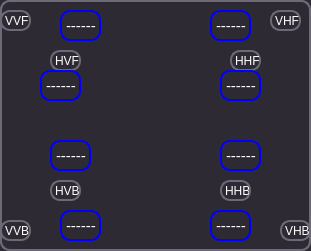
         <widget class="QFrame" name="frame">
          <property name="geometry">
           <rect>
            <x>0</x>
            <y>250</y>
            <width>311</width>
            <height>251</height>
           </rect>
          </property>
          <property name="sizePolicy">
           <sizepolicy hsizetype="MinimumExpanding" vsizetype="Expanding">
            <horstretch>5</horstretch>
            <verstretch>0</verstretch>
           </sizepolicy>
          </property>
          <property name="styleSheet">
           <string notr="true">QWidget {
    background-color: #6E6976;
}

QFrame {
    background-color: #2E2A33;
    border: 2px solid #6E6976;
    border-radius: 10px;
}

QPushButton {
    background-color: #2E2A33;
    border: 2px solid #6E6976;
    border-radius: 10px;
    color: #FFFFFF;
    padding: 5px;
}

QPushButton:hover {
    background-color: #6E6976;
    color: #FFFFFF;
}

QLineEdit {
    background-color: #2E2A33;
    border: 2px solid #6E6976;
    border-radius: 10px;
    color: #FFFFFF;
    padding: 5px;
}

QLabel {
    color: #FFFFFF;
}
</string>
          </property>
          <property name="frameShape">
           <enum>QFrame::StyledPanel</enum>
          </property>
          <property name="frameShadow">
           <enum>QFrame::Raised</enum>
          </property>
          <widget class="QLabel" name="label_2">
           <property name="geometry">
            <rect>
             <x>0</x>
             <y>0</y>
             <width>311</width>
             <height>251</height>
            </rect>
           </property>
           <property name="sizePolicy">
            <sizepolicy hsizetype="MinimumExpanding" vsizetype="Expanding">
             <horstretch>5</horstretch>
             <verstretch>0</verstretch>
            </sizepolicy>
           </property>
           <property name="text">
            <string/>
           </property>
           <property name="pixmap">
            <pixmap resource="../resources.qrc">:/rov/E:/image.png</pixmap>
           </property>
           <property name="scaledContents">
            <bool>true</bool>
           </property>
          </widget>
          <widget class="QLabel" name="label_3">
           <property name="geometry">
            <rect>
             <x>0</x>
             <y>10</y>
             <width>31</width>
             <height>21</height>
            </rect>
           </property>
           <property name="sizePolicy">
            <sizepolicy hsizetype="MinimumExpanding" vsizetype="Expanding">
             <horstretch>5</horstretch>
             <verstretch>0</verstretch>
            </sizepolicy>
           </property>
           <property name="text">
            <string>VVF</string>
           </property>
          </widget>
          <widget class="QLabel" name="label_4">
           <property name="geometry">
            <rect>
             <x>50</x>
             <y>50</y>
             <width>31</width>
             <height>21</height>
            </rect>
           </property>
           <property name="sizePolicy">
            <sizepolicy hsizetype="MinimumExpanding" vsizetype="Expanding">
             <horstretch>5</horstretch>
             <verstretch>0</verstretch>
            </sizepolicy>
           </property>
           <property name="text">
            <string>HVF</string>
           </property>
          </widget>
          <widget class="QLabel" name="label_5">
           <property name="geometry">
            <rect>
             <x>50</x>
             <y>180</y>
             <width>31</width>
             <height>21</height>
            </rect>
           </property>
           <property name="sizePolicy">
            <sizepolicy hsizetype="MinimumExpanding" vsizetype="Expanding">
             <horstretch>5</horstretch>
             <verstretch>0</verstretch>
            </sizepolicy>
           </property>
           <property name="text">
            <string>HVB</string>
           </property>
          </widget>
          <widget class="QLabel" name="label_6">
           <property name="geometry">
            <rect>
             <x>0</x>
             <y>220</y>
             <width>31</width>
             <height>21</height>
            </rect>
           </property>
           <property name="sizePolicy">
            <sizepolicy hsizetype="MinimumExpanding" vsizetype="Expanding">
             <horstretch>5</horstretch>
             <verstretch>0</verstretch>
            </sizepolicy>
           </property>
           <property name="text">
            <string>VVB</string>
           </property>
          </widget>
          <widget class="QLabel" name="label_7">
           <property name="geometry">
            <rect>
             <x>270</x>
             <y>10</y>
             <width>31</width>
             <height>21</height>
            </rect>
           </property>
           <property name="sizePolicy">
            <sizepolicy hsizetype="MinimumExpanding" vsizetype="Expanding">
             <horstretch>5</horstretch>
             <verstretch>0</verstretch>
            </sizepolicy>
           </property>
           <property name="text">
            <string>VHF</string>
           </property>
          </widget>
          <widget class="QLabel" name="label_8">
           <property name="geometry">
            <rect>
             <x>230</x>
             <y>50</y>
             <width>31</width>
             <height>21</height>
            </rect>
           </property>
           <property name="sizePolicy">
            <sizepolicy hsizetype="MinimumExpanding" vsizetype="Expanding">
             <horstretch>5</horstretch>
             <verstretch>0</verstretch>
            </sizepolicy>
           </property>
           <property name="text">
            <string>HHF</string>
           </property>
          </widget>
          <widget class="QLabel" name="label_9">
           <property name="geometry">
            <rect>
             <x>220</x>
             <y>180</y>
             <width>31</width>
             <height>21</height>
            </rect>
           </property>
           <property name="sizePolicy">
            <sizepolicy hsizetype="MinimumExpanding" vsizetype="Expanding">
             <horstretch>5</horstretch>
             <verstretch>0</verstretch>
            </sizepolicy>
           </property>
           <property name="text">
            <string>HHB</string>
           </property>
          </widget>
          <widget class="QLabel" name="label_10">
           <property name="geometry">
            <rect>
             <x>280</x>
             <y>220</y>
             <width>31</width>
             <height>21</height>
            </rect>
           </property>
           <property name="sizePolicy">
            <sizepolicy hsizetype="MinimumExpanding" vsizetype="Expanding">
             <horstretch>5</horstretch>
             <verstretch>0</verstretch>
            </sizepolicy>
           </property>
           <property name="text">
            <string>VHB</string>
           </property>
          </widget>
          <widget class="QLabel" name="labelVVF">
           <property name="geometry">
            <rect>
             <x>60</x>
             <y>10</y>
             <width>41</width>
             <height>31</height>
            </rect>
           </property>
           <property name="sizePolicy">
            <sizepolicy hsizetype="MinimumExpanding" vsizetype="Expanding">
             <horstretch>5</horstretch>
             <verstretch>0</verstretch>
            </sizepolicy>
           </property>
           <property name="styleSheet">
            <string notr="true">QWidget {
    background-color: #6E6976;
    font-size: 15px;
}

QFrame {
    background-color: #2E2A33;
    border: 2px solid blue;
    border-radius: 10px;
    font-size: 15px;
}

QPushButton {
    background-color: #2E2A33;
    border: 2px solid blue;
    border-radius: 10px;
    color: #FFFFFF;
    padding: 5px;
    font-size: 15px;
}

QPushButton:hover {
    background-color: #6E6976;
    color: #FFFFFF;
}

QLineEdit {
    background-color: #2E2A33;
    border: 2px solid blue;
    border-radius: 10px;
    color: #FFFFFF;
    padding: 5px;
    font-size: 15px;
}

QLabel {
    color: #FFFFFF;
    font-size: 15px;
}</string>
           </property>
           <property name="text">
            <string>------</string>
           </property>
          </widget>
          <widget class="QLabel" name="labelVHF">
           <property name="geometry">
            <rect>
             <x>210</x>
             <y>10</y>
             <width>41</width>
             <height>31</height>
            </rect>
           </property>
           <property name="sizePolicy">
            <sizepolicy hsizetype="MinimumExpanding" vsizetype="Expanding">
             <horstretch>5</horstretch>
             <verstretch>0</verstretch>
            </sizepolicy>
           </property>
           <property name="styleSheet">
            <string notr="true">QWidget {
    background-color: #6E6976;
    font-size: 15px;
}

QFrame {
    background-color: #2E2A33;
    border: 2px solid blue;
    border-radius: 10px;
    font-size: 15px;
}

QPushButton {
    background-color: #2E2A33;
    border: 2px solid blue;
    border-radius: 10px;
    color: #FFFFFF;
    padding: 5px;
    font-size: 15px;
}

QPushButton:hover {
    background-color: #6E6976;
    color: #FFFFFF;
}

QLineEdit {
    background-color: #2E2A33;
    border: 2px solid blue;
    border-radius: 10px;
    color: #FFFFFF;
    padding: 5px;
    font-size: 15px;
}

QLabel {
    color: #FFFFFF;
    font-size: 15px;
}</string>
           </property>
           <property name="text">
            <string>------</string>
           </property>
          </widget>
          <widget class="QLabel" name="labelHHF">
           <property name="geometry">
            <rect>
             <x>220</x>
             <y>70</y>
             <width>41</width>
             <height>31</height>
            </rect>
           </property>
           <property name="sizePolicy">
            <sizepolicy hsizetype="MinimumExpanding" vsizetype="Expanding">
             <horstretch>5</horstretch>
             <verstretch>0</verstretch>
            </sizepolicy>
           </property>
           <property name="styleSheet">
            <string notr="true">QWidget {
    background-color: #6E6976;
    font-size: 15px;
}

QFrame {
    background-color: #2E2A33;
    border: 2px solid blue;
    border-radius: 10px;
    font-size: 15px;
}

QPushButton {
    background-color: #2E2A33;
    border: 2px solid blue;
    border-radius: 10px;
    color: #FFFFFF;
    padding: 5px;
    font-size: 15px;
}

QPushButton:hover {
    background-color: #6E6976;
    color: #FFFFFF;
}

QLineEdit {
    background-color: #2E2A33;
    border: 2px solid blue;
    border-radius: 10px;
    color: #FFFFFF;
    padding: 5px;
    font-size: 15px;
}

QLabel {
    color: #FFFFFF;
    font-size: 15px;
}</string>
           </property>
           <property name="text">
            <string>------</string>
           </property>
          </widget>
          <widget class="QLabel" name="labelHHB">
           <property name="geometry">
            <rect>
             <x>220</x>
             <y>140</y>
             <width>41</width>
             <height>31</height>
            </rect>
           </property>
           <property name="sizePolicy">
            <sizepolicy hsizetype="MinimumExpanding" vsizetype="Expanding">
             <horstretch>5</horstretch>
             <verstretch>0</verstretch>
            </sizepolicy>
           </property>
           <property name="styleSheet">
            <string notr="true">QWidget {
    background-color: #6E6976;
    font-size: 15px;
}

QFrame {
    background-color: #2E2A33;
    border: 2px solid blue;
    border-radius: 10px;
    font-size: 15px;
}

QPushButton {
    background-color: #2E2A33;
    border: 2px solid blue;
    border-radius: 10px;
    color: #FFFFFF;
    padding: 5px;
    font-size: 15px;
}

QPushButton:hover {
    background-color: #6E6976;
    color: #FFFFFF;
}

QLineEdit {
    background-color: #2E2A33;
    border: 2px solid blue;
    border-radius: 10px;
    color: #FFFFFF;
    padding: 5px;
    font-size: 15px;
}

QLabel {
    color: #FFFFFF;
    font-size: 15px;
}</string>
           </property>
           <property name="text">
            <string>------</string>
           </property>
          </widget>
          <widget class="QLabel" name="labelVHB">
           <property name="geometry">
            <rect>
             <x>210</x>
             <y>210</y>
             <width>41</width>
             <height>31</height>
            </rect>
           </property>
           <property name="sizePolicy">
            <sizepolicy hsizetype="MinimumExpanding" vsizetype="Expanding">
             <horstretch>5</horstretch>
             <verstretch>0</verstretch>
            </sizepolicy>
           </property>
           <property name="styleSheet">
            <string notr="true">QWidget {
    background-color: #6E6976;
    font-size: 15px;
}

QFrame {
    background-color: #2E2A33;
    border: 2px solid blue;
    border-radius: 10px;
    font-size: 15px;
}

QPushButton {
    background-color: #2E2A33;
    border: 2px solid blue;
    border-radius: 10px;
    color: #FFFFFF;
    padding: 5px;
    font-size: 15px;
}

QPushButton:hover {
    background-color: #6E6976;
    color: #FFFFFF;
}

QLineEdit {
    background-color: #2E2A33;
    border: 2px solid blue;
    border-radius: 10px;
    color: #FFFFFF;
    padding: 5px;
    font-size: 15px;
}

QLabel {
    color: #FFFFFF;
    font-size: 15px;
}</string>
           </property>
           <property name="text">
            <string>------</string>
           </property>
          </widget>
          <widget class="QLabel" name="labelVVB">
           <property name="geometry">
            <rect>
             <x>60</x>
             <y>210</y>
             <width>41</width>
             <height>31</height>
            </rect>
           </property>
           <property name="sizePolicy">
            <sizepolicy hsizetype="MinimumExpanding" vsizetype="Expanding">
             <horstretch>5</horstretch>
             <verstretch>0</verstretch>
            </sizepolicy>
           </property>
           <property name="styleSheet">
            <string notr="true">QWidget {
    background-color: #6E6976;
    font-size: 15px;
}

QFrame {
    background-color: #2E2A33;
    border: 2px solid blue;
    border-radius: 10px;
    font-size: 15px;
}

QPushButton {
    background-color: #2E2A33;
    border: 2px solid blue;
    border-radius: 10px;
    color: #FFFFFF;
    padding: 5px;
    font-size: 15px;
}

QPushButton:hover {
    background-color: #6E6976;
    color: #FFFFFF;
}

QLineEdit {
    background-color: #2E2A33;
    border: 2px solid blue;
    border-radius: 10px;
    color: #FFFFFF;
    padding: 5px;
    font-size: 15px;
}

QLabel {
    color: #FFFFFF;
    font-size: 15px;
}</string>
           </property>
           <property name="text">
            <string>------</string>
           </property>
          </widget>
          <widget class="QLabel" name="labelHVB">
           <property name="geometry">
            <rect>
             <x>50</x>
             <y>140</y>
             <width>41</width>
             <height>31</height>
            </rect>
           </property>
           <property name="sizePolicy">
            <sizepolicy hsizetype="MinimumExpanding" vsizetype="Expanding">
             <horstretch>5</horstretch>
             <verstretch>0</verstretch>
            </sizepolicy>
           </property>
           <property name="styleSheet">
            <string notr="true">QWidget {
    background-color: #6E6976;
    font-size: 15px;
}

QFrame {
    background-color: #2E2A33;
    border: 2px solid blue;
    border-radius: 10px;
    font-size: 15px;
}

QPushButton {
    background-color: #2E2A33;
    border: 2px solid blue;
    border-radius: 10px;
    color: #FFFFFF;
    padding: 5px;
    font-size: 15px;
}

QPushButton:hover {
    background-color: #6E6976;
    color: #FFFFFF;
}

QLineEdit {
    background-color: #2E2A33;
    border: 2px solid blue;
    border-radius: 10px;
    color: #FFFFFF;
    padding: 5px;
    font-size: 15px;
}

QLabel {
    color: #FFFFFF;
    font-size: 15px;
}</string>
           </property>
           <property name="text">
            <string>------</string>
           </property>
          </widget>
          <widget class="QLabel" name="labelHVF">
           <property name="geometry">
            <rect>
             <x>40</x>
             <y>70</y>
             <width>41</width>
             <height>31</height>
            </rect>
           </property>
           <property name="sizePolicy">
            <sizepolicy hsizetype="MinimumExpanding" vsizetype="Expanding">
             <horstretch>5</horstretch>
             <verstretch>0</verstretch>
            </sizepolicy>
           </property>
           <property name="styleSheet">
            <string notr="true">QWidget {
    background-color: #6E6976;
    font-size: 15px;
}

QFrame {
    background-color: #2E2A33;
    border: 2px solid blue;
    border-radius: 10px;
    font-size: 15px;
}

QPushButton {
    background-color: #2E2A33;
    border: 2px solid blue;
    border-radius: 10px;
    color: #FFFFFF;
    padding: 5px;
    font-size: 15px;
}

QPushButton:hover {
    background-color: #6E6976;
    color: #FFFFFF;
}

QLineEdit {
    background-color: #2E2A33;
    border: 2px solid blue;
    border-radius: 10px;
    color: #FFFFFF;
    padding: 5px;
    font-size: 15px;
}

QLabel {
    color: #FFFFFF;
    font-size: 15px;
}</string>
           </property>
           <property name="text">
            <string>------</string>
           </property>
          </widget>
         </widget>
